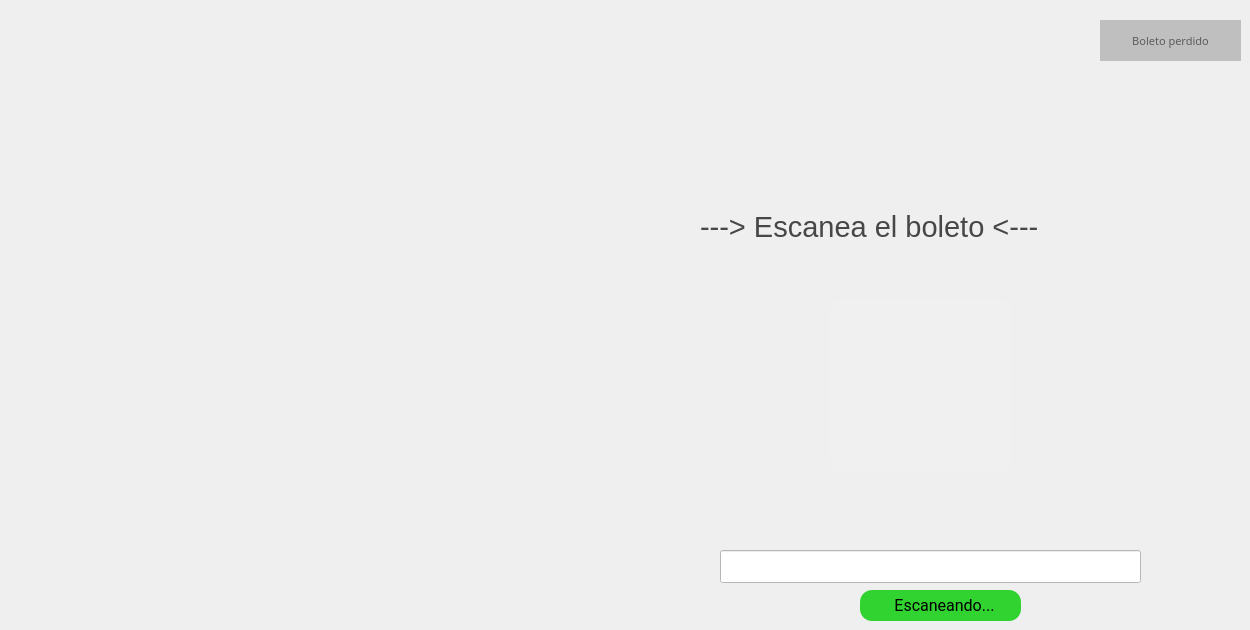
   <widget class="QWidget" name="page_5">
    <widget class="QPushButton" name="bcamara">
     <property name="geometry">
      <rect>
       <x>860</x>
       <y>590</y>
       <width>161</width>
       <height>31</height>
      </rect>
     </property>
     <property name="font">
      <font>
       <family>Roboto</family>
       <pointsize>12</pointsize>
       <weight>50</weight>
       <italic>false</italic>
       <bold>false</bold>
       <underline>false</underline>
      </font>
     </property>
     <property name="styleSheet">
      <string notr="true">background-color:rgb(48, 211, 48);
color:rgb(0, 0, 0);
border-radius:12%</string>
     </property>
     <property name="text">
      <string>  Escaneando...</string>
     </property>
     <property name="icon">
      <iconset>
       <normaloff>../iconos/loading.png</normaloff>../iconos/loading.png</iconset>
     </property>
     <property name="iconSize">
      <size>
       <width>30</width>
       <height>30</height>
      </size>
     </property>
     <property name="default">
      <bool>false</bool>
     </property>
     <property name="flat">
      <bool>false</bool>
     </property>
    </widget>
    <widget class="QPushButton" name="bperdido">
     <property name="geometry">
      <rect>
       <x>1100</x>
       <y>20</y>
       <width>141</width>
       <height>41</height>
      </rect>
     </property>
     <property name="font">
      <font>
       <family>Sans</family>
       <pointsize>8</pointsize>
       <weight>50</weight>
       <italic>false</italic>
       <bold>false</bold>
       <underline>false</underline>
      </font>
     </property>
     <property name="toolTip">
      <string>Ayuda</string>
     </property>
     <property name="toolTipDuration">
      <number>3</number>
     </property>
     <property name="whatsThis">
      <string extracomment="help"/>
     </property>
     <property name="styleSheet">
      <string notr="true">background-color:rgb(240, 240, 240);
color:rgb(93, 93, 93);
background-color:rgb(191, 191, 191)
;border-radius:10%;
border-radius:80%</string>
     </property>
     <property name="text">
      <string>Boleto perdido</string>
     </property>
     <property name="icon">
      <iconset>
       <normaloff>../iconos/help-round-button.png</normaloff>../iconos/help-round-button.png</iconset>
     </property>
     <property name="iconSize">
      <size>
       <width>40</width>
       <height>40</height>
      </size>
     </property>
    </widget>
    <widget class="QLineEdit" name="lscan">
     <property name="geometry">
      <rect>
       <x>720</x>
       <y>550</y>
       <width>421</width>
       <height>33</height>
      </rect>
     </property>
     <property name="styleSheet">
      <string notr="true">background-color:white;
color:black;</string>
     </property>
    </widget>
    <widget class="QPushButton" name="lll_2">
     <property name="geometry">
      <rect>
       <x>830</x>
       <y>300</y>
       <width>181</width>
       <height>171</height>
      </rect>
     </property>
     <property name="sizePolicy">
      <sizepolicy hsizetype="Minimum" vsizetype="Expanding">
       <horstretch>0</horstretch>
       <verstretch>0</verstretch>
      </sizepolicy>
     </property>
     <property name="font">
      <font>
       <family>Ubuntu Mono</family>
       <pointsize>16</pointsize>
       <weight>75</weight>
       <italic>false</italic>
       <bold>true</bold>
       <underline>false</underline>
      </font>
     </property>
     <property name="toolTip">
      <string>Ayuda</string>
     </property>
     <property name="toolTipDuration">
      <number>3</number>
     </property>
     <property name="whatsThis">
      <string extracomment="help"/>
     </property>
     <property name="styleSheet">
      <string notr="true">background-color:rgb(240, 240, 240);
color:rgb(93, 93, 93);
border-radius:10%;
background-image: url(/home/pi/Documents/eum/app/iconos/outputQR.png); 
background-atachment:fixed;
background-repeat:no-repeat;
background-position:center;
</string>
     </property>
     <property name="text">
      <string/>
     </property>
     <property name="iconSize">
      <size>
       <width>50</width>
       <height>50</height>
      </size>
     </property>
    </widget>
    <widget class="QLabel" name="avisoInserta">
     <property name="geometry">
      <rect>
       <x>700</x>
       <y>210</y>
       <width>531</width>
       <height>31</height>
      </rect>
     </property>
     <property name="font">
      <font>
       <family>Segoe UI</family>
       <pointsize>22</pointsize>
       <weight>50</weight>
       <italic>false</italic>
       <bold>false</bold>
      </font>
     </property>
     <property name="styleSheet">
      <string notr="true">background-color:transparent;
color:rgb(71, 71, 71)
</string>
     </property>
     <property name="text">
      <string>---&gt; Escanea el boleto &lt;---</string>
     </property>
    </widget>
   </widget>
